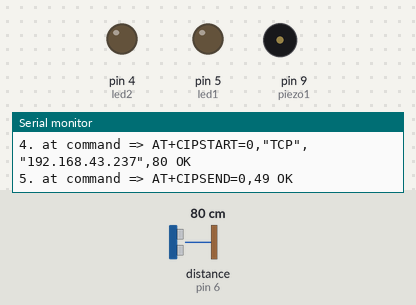
A sketch run on a simulated Arduino Uno, built with avr-gcc and run on an emulated ATmega328P. Parts: output pins drawn as LEDs (lit = HIGH), buzzer (waves = sounding, pin HIGH), the last lines printed to the serial monitor. Wiring (inferred from the names in the program): ultrasonic range finder: trigger pin 7; echo pin 6. The inputs (shaded band) are chosen by the test bench; at power-on: distance to the obstacle (sensor on pin 6) 80 cm. The echo pulse lasts 58.3 µs per cm; the modem accepts every AT command (registered, SIM ready, sends succeed) and sends nothing else; pins used as bus, display or sensor lines are not drawn.

Above: at 1.2 s.
1.3 s: distance to the obstacle (sensor on pin 6) set to 96 cm
6.9 s: distance to the obstacle (sensor on pin 6) set to 107 cm
At 8.4 s:
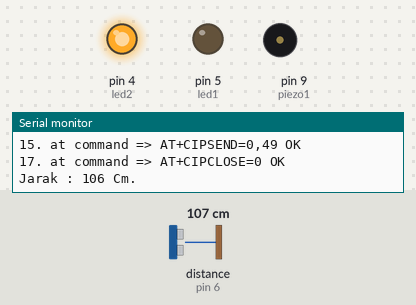
14.1 s: distance to the obstacle (sensor on pin 6) set to 197 cm
17.6 s: distance to the obstacle (sensor on pin 6) set to 206 cm
At 19.2 s:
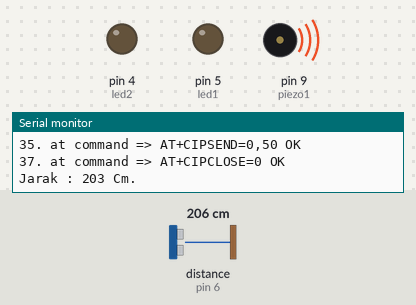
24.8 s: distance to the obstacle (sensor on pin 6) set to 2 cm
At 27.2 s:
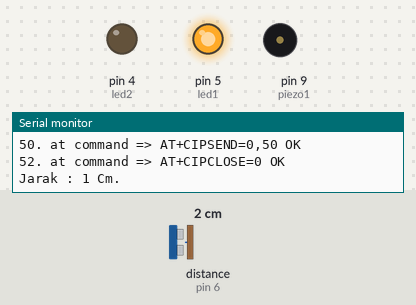
31.5 s: distance to the obstacle (sensor on pin 6) set to 120 cm
At 34.1 s:
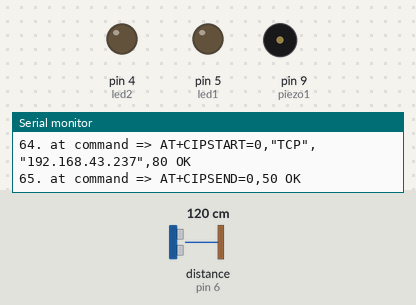
Timing chart, 0 to 39.6 s (numbered marks = the images above; inputs shaded):
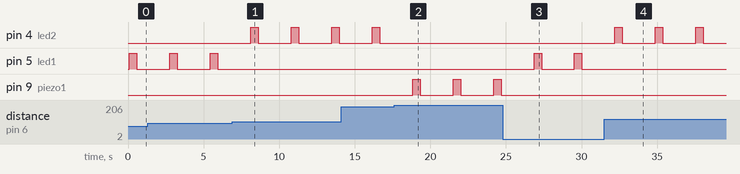

The sketch:

tes_projekAkhir.ino
```cpp
#include <SoftwareSerial.h>

#define RX 10
#define TX 11

const int led1 = 5;
const int led2 = 4;
const int piezo1 = 9;
const int trigPin = 7;
const int echoPin = 6;
long duration = 0;
long distance = 0;

String AP = "tembaga";
String PASS = "12345678";
String HOST = "192.168.43.237";
String PORT = "80";

int countTrueCommand;
int countTimeCommand;
boolean found = false;
int valSensor = 1;

SoftwareSerial esp8266(RX,TX);

void setup() {
  Serial.begin(9600);
  esp8266.begin(9600);
  sendCommand("AT", 5, "OK");
  sendCommand("AT+CWMODE=1", 5, "OK");
  sendCommand("AT+CWJAP=\""+ AP +"\",\""+ PASS +"\"",20,"OK");
  beginSetup();
}

void loop() {
  String getData = "GET /projekAkhir_IoT/dariArduino.php?jarak="+getJarak();
  sendCommand("AT+CIPMUX=1",5,"OK");
  sendCommand("AT+CIPSTART=0,\"TCP\",\""+ HOST +"\","+ PORT,15,"OK");
  sendCommand("AT+CIPSEND=0," +String(getData.length()+4),4,">");
  esp8266.println(getData); delay(1500); countTrueCommand++;
  sendCommand("AT+CIPCLOSE=0",5,"OK");
}

void beginSetup() {
  pinMode(echoPin, INPUT);
  pinMode(trigPin, OUTPUT);
  pinMode(led1, OUTPUT);
  pinMode(led2, OUTPUT);
  pinMode(piezo1, OUTPUT);
}

String getJarak() {
  digitalWrite(trigPin, HIGH);
  delayMicroseconds(10);
  digitalWrite(trigPin, LOW);
  duration = pulseIn(echoPin, HIGH);
  distance = (duration * 0.034) / 2;
  Serial.print("Jarak : ");
  Serial.print(distance);
  Serial.println(" Cm.");
  delay(10);

  if (distance >= 200)
  {
    digitalWrite(led1, LOW);
    digitalWrite(led2, LOW);
    digitalWrite(piezo1, HIGH);
  }
  else if (distance >= 100)
  {
    digitalWrite(led1, LOW);
    digitalWrite(led2, HIGH);
    digitalWrite(piezo1, LOW);
  }
  else if (distance >= 0)
  {
    digitalWrite(led1, HIGH);
    digitalWrite(led2, LOW);
    digitalWrite(piezo1, LOW);
  }

  delay(500);
  digitalWrite(led1, LOW);
  digitalWrite(led2, LOW);
  digitalWrite(piezo1, LOW);
  delay(500);
  return String(distance);
}

void sendCommand(String command, int maxTime, char readReplay[]) {
  Serial.print(countTrueCommand);
  Serial.print(". at command => ");
  Serial.print(command);
  Serial.print(" ");
  while(countTimeCommand < (maxTime*1))
  {
    esp8266.println(command);//at+cipsend
    if(esp8266.find(readReplay))//ok
    {
      found = true;
      break;
    }

    countTimeCommand++;
  }

  if(found == true)
  {
    Serial.println("OK");
    countTrueCommand++;
    countTimeCommand = 0;
  }

  if(found == false)
  {
    Serial.println("Fail");
    countTrueCommand = 0;
    countTimeCommand = 0;
  }

  found = false;
 }
```

Measured:
- the behaviour switches between 101 and 102 cm on distance to the obstacle (sensor on pin 6) (found by bisection; images 0 and 1)
- the behaviour switches between 202 and 203 cm on distance to the obstacle (sensor on pin 6) (found by bisection; images 1 and 2)
- after the input at 6.9 s, pin 4 (led2): alternates HIGH for 0.50 s and LOW for 2.2 s, starting after 1.2 s; pin 5 (led1): stops changing and stays LOW
- after the input at 17.6 s, pin 4 (led2): stops changing and stays LOW; pin 9 (piezo1): alternates HIGH for 0.50 s and LOW for 2.2 s, starting after 1.2 s
- after the input at 24.8 s, pin 5 (led1): alternates HIGH for 0.50 s and LOW for 2.2 s, starting after 2.1 s; pin 9 (piezo1): stops changing and stays LOW
- after the input at 31.5 s, pin 4 (led2): alternates HIGH for 0.50 s and LOW for 2.2 s, starting after 0.70 s; pin 5 (led1): stops changing and stays LOW
- by itself, pin 5 (led1): alternates HIGH for 0.50 s and LOW for 2.2 s
